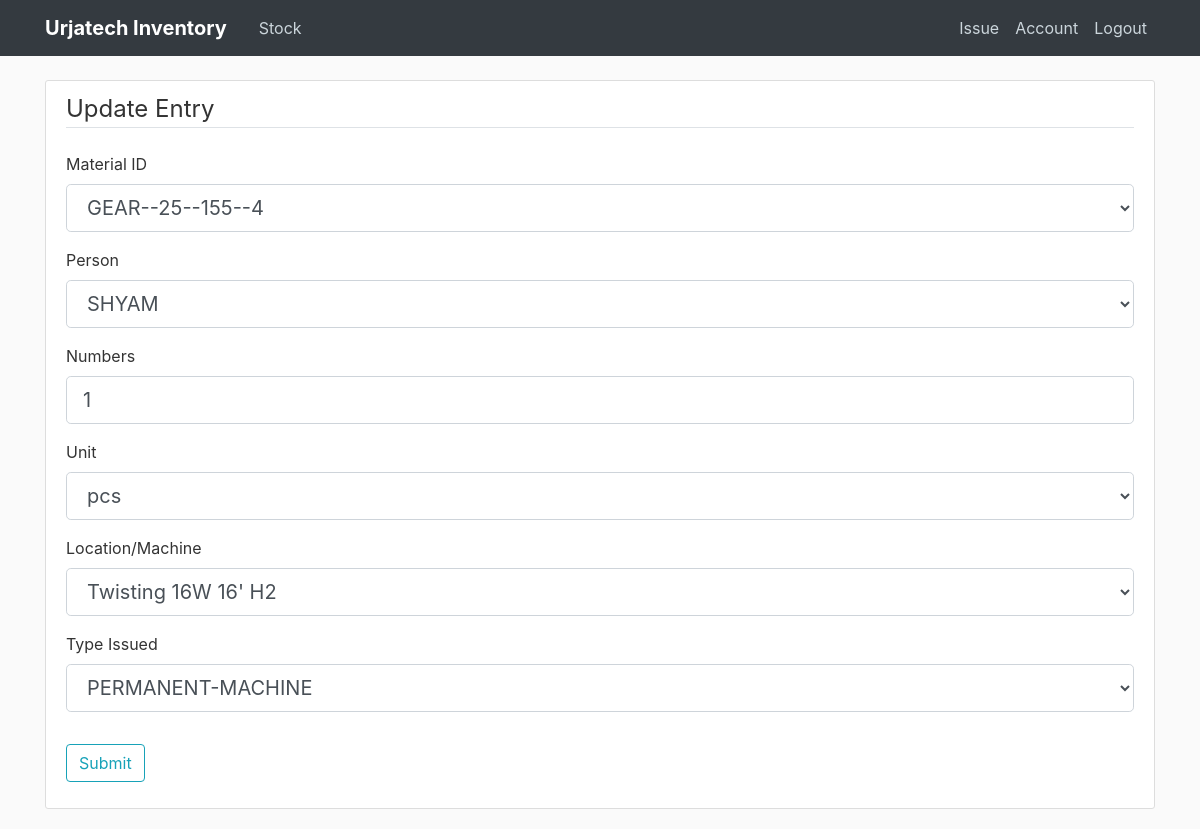
The app's page /post/1/update (signed in), older data.
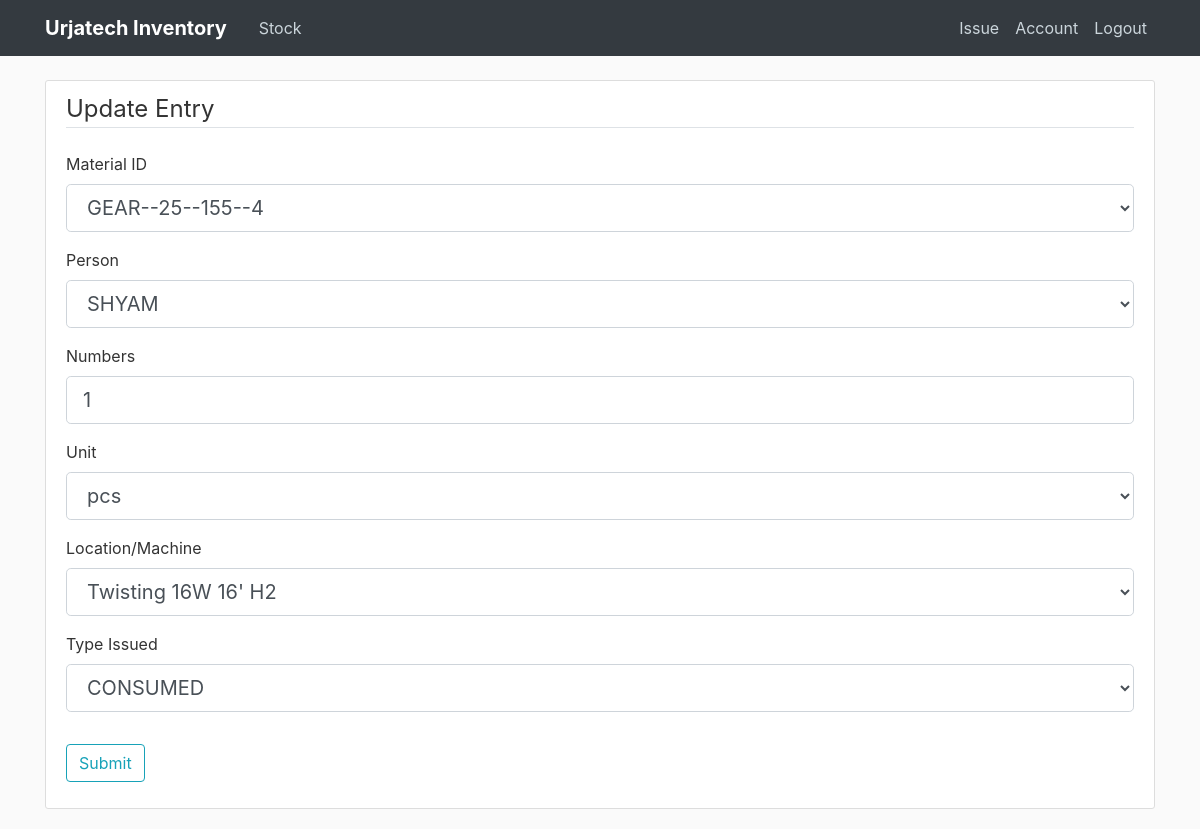
The same page, newer data.
### flaskblog/models.py (models this page shows, shortened)
class Post(db.Model):
    id = db.Column(db.Integer, primary_key=True)
    material_id = db.Column(db.String(50), nullable=False)
    numbers_issued = db.Column(db.Integer)
    unit = db.Column(db.String(10))
    person = db.Column(db.String(20))
    location = db.Column(db.String(50))
    type_issued = db.Column(db.String(20))
    date_posted = db.Column(db.DateTime, nullable=False, default=datetime.now)
    user_id = db.Column(db.Integer, db.ForeignKey('user.id'))

### flaskblog/routes.py (the view)
@app.route("/post/<int:post_id>/update", methods=['GET', 'POST'])
@login_required
def update_post(post_id):
    post = Post.query.get_or_404(post_id)
    if post.author != current_user:
        abort(403)
    form = PostForm()
    if form.validate_on_submit():
        post.material_id = form.material_id.data
        post.type_issued = form.type_issued.data
        post.numbers_issued = form.numbers_issued.data
        post.unit = form.unit.data
        post.person = form.person.data
        post.location = form.location.data
        db.session.commit()
        flash("Your post has been updated", 'success')
        return redirect(url_for('post', post_id=post_id))
    elif request.method == 'GET':
        form.material_id.data = post.material_id
        form.type_issued.data = post.type_issued
        form.numbers_issued.data = post.numbers_issued
        form.unit.data = post.unit
        form.person.data = post.person
        form.location.data = post.location
    return render_template('create_post.html', title='Update Entry', form=form,
                           legend='Update Entry')

### flaskblog/forms.py
class PostForm(FlaskForm):
    material_id = SelectField('Material ID', validators=[DataRequired()], choices=[(x, x) for x in CHOICES_MATERIALID])
    numbers_issued = IntegerField('Numbers', default=1, validators=[DataRequired()])
    unit = SelectField('Unit', default='pcs', choices=[(x, x) for x in CHOICES_UNIT])
    person = SelectField('Person', choices=CHOICES_PERSON, validators=[DataRequired()])
    location = SelectField('Location/Machine', default='Delhi', choices=CHOICES_LOCATION)
    type_issued = SelectField('Type Issued', default='CONSUMED', choices=CHOICES_TYPE_ISSUED)
    submit = SubmitField('Submit')

### flaskblog/models.py (called while the page is built)
@login_manager.user_loader
def load_user(user_id):
    return User.query.get(int(user_id))

### flaskblog/templates/create_post.html (shortened to what the changed rows need)
{% extends "layout.html" %}
{% block content %}
    <div class="content-section">
        <form method="POST" action="">
            <fieldset class="form-group">
                <div class="form-group">
                    {{ form.material_id.label(class="form-control-label") }}
                    {% if form.material_id.errors %}
                        {{ form.material_id(class="form-control form-control-lg is-invalid") }}
                        <div class="invalid-feedback">
                            {% for error in form.material_id.errors %}
                                <span>
                            {{ error }}
                            </span>
                            {% endfor %}
                        </div>
                    {% else %}
                        {{ form.material_id(class="form-control form-control-lg") }}
                    {% endif %}
                </div>
                <div class="form-group">
                    {{ form.person.label(class="form-control-label") }}
                    {% if form.person.errors %}
                        {{ form.person(class="form-control form-control-lg is-invalid") }}
                        <div class="invalid-feedback">
                            {% for error in form.person.errors %}
                                <span>
                                {{ error }}
                                </span>
                            {% endfor %}
                        </div>
                    {% else %}
                        {{ form.person(class="form-control form-control-lg") }}
                    {% endif %}
                </div>
                <div class="form-group">
                    {{ form.numbers_issued.label(class="form-control-label") }}
                    {% if form.numbers_issued.errors %}
                        {{ form.numbers_issued(class="form-control form-control-lg is-invalid") }}
                        <div class="invalid-feedback">
                            {% for error in form.numbers_issued.errors %}
                                <span>
                                {{ error }}
                                </span>
                            {% endfor %}
                        </div>
                    {% else %}
                        {{ form.numbers_issued(class="form-control form-control-lg") }}
                    {% endif %}
                </div>
                <div class="form-group">
                    {{ form.unit.label(class="form-control-label") }}
                    {% if form.unit.errors %}
                        {{ form.unit(class="form-control form-control-lg is-invalid") }}
                        <div class="invalid-feedback">
                            {% for error in form.unit.errors %}
                                <span>
                                {{ error }}
                                </span>
                            {% endfor %}
                        </div>
                    {% else %}
                        {{ form.unit(class="form-control form-control-lg") }}
                    {% endif %}
                </div>
                <div class="form-group">
                    {{ form.location.label(class="form-control-label") }}
                    {% if form.location.errors %}
                        {{ form.location(class="form-control form-control-lg is-invalid") }}
                        <div class="invalid-feedback">
                            {% for error in form.location.errors %}
                                <span>
                                {{ error }}
                                </span>
                            {% endfor %}
                        </div>
                    {% else %}
                        {{ form.location(class="form-control form-control-lg") }}
                    {% endif %}
                </div>
                <div class="form-group">
                    {{ form.type_issued.label(class="form-control-label") }}
                    {% if form.type_issued.errors %}
                        {{ form.type_issued(class="form-control form-control-lg is-invalid") }}
                        <div class="invalid-feedback">
                            {% for error in form.type_issued.choices.errors %}
                                <span>
                                {{ error }}
                                </span>
                            {% endfor %}
                        </div>
                    {% else %}
                        {{ form.type_issued(class="form-control form-control-lg") }}
                    {% endif %}
                </div>
            </fieldset>
        </form>
    </div>
{% endblock content %}

Row changes from the older to the newer data that the page shows:
changed Post "GEAR--25--155--4": type_issued "PERMANENT-MACHINE" → "CONSUMED"
